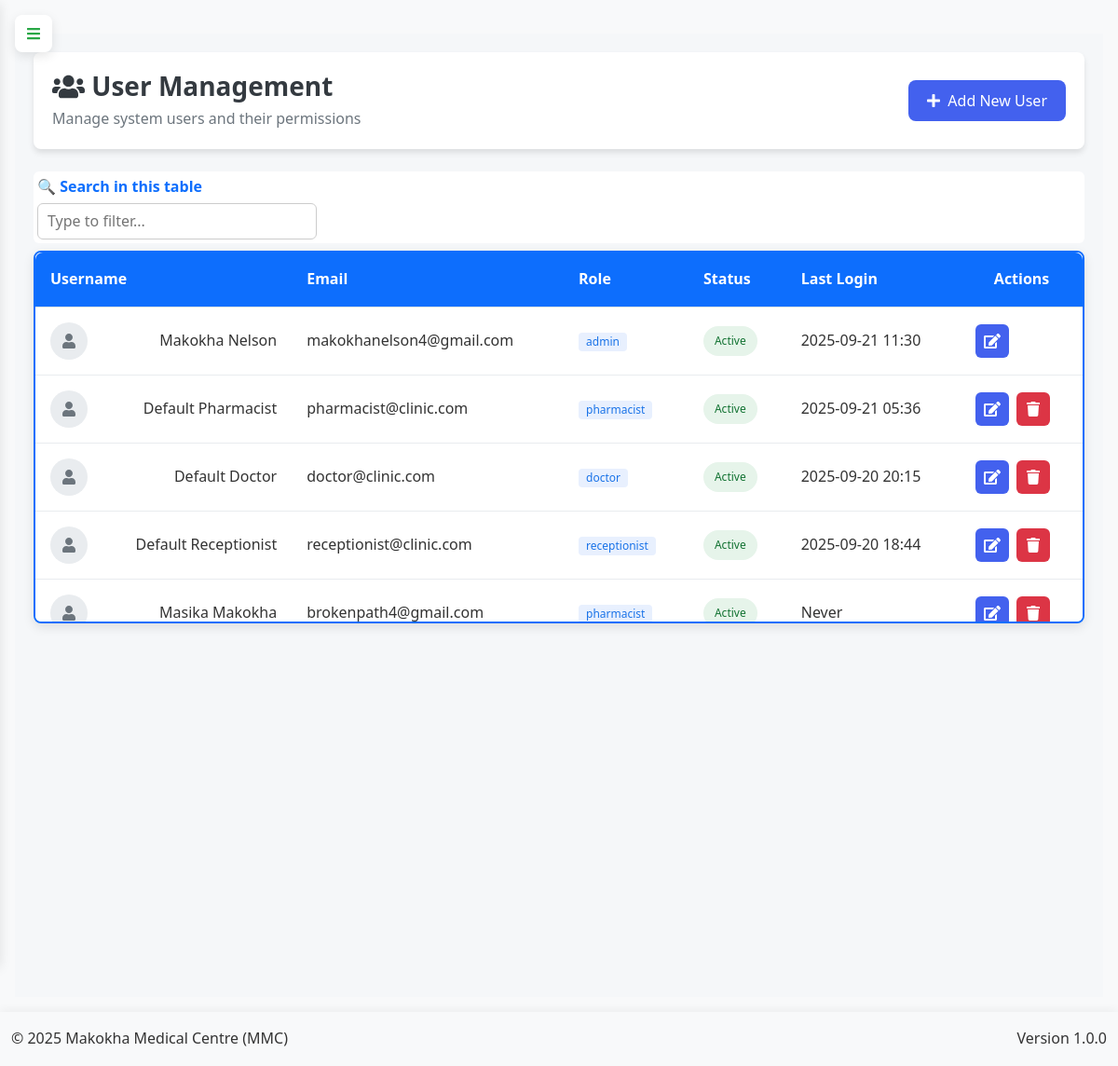
Before: /admin/users (signed in) with the older database file.
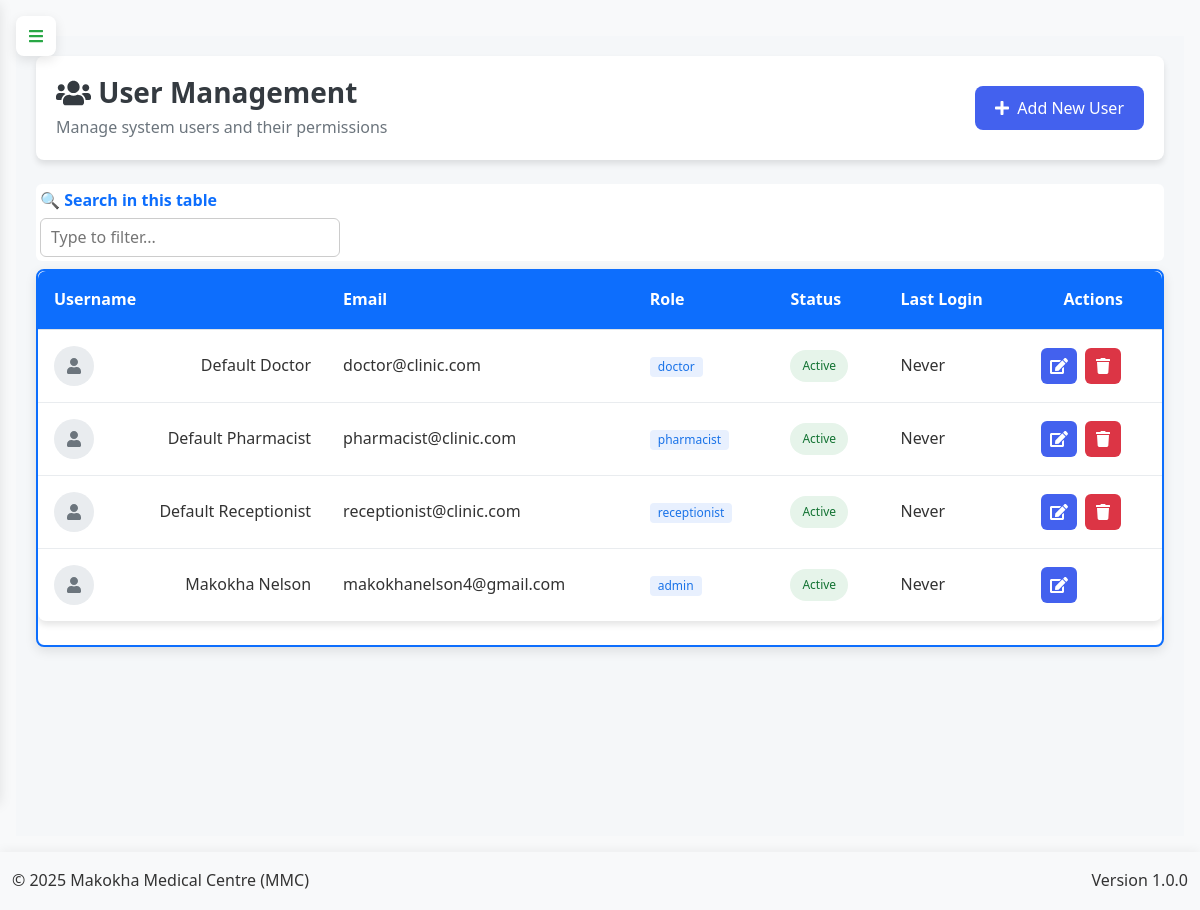
After: the same page with the newer database file.
### app.py (models this page shows, shortened)
class User(db.Model, UserMixin):
    __tablename__ = 'user'
    id = db.Column(db.Integer, primary_key=True)
    username = db.Column(db.String(50), unique=True, nullable=False)
    email = db.Column(db.String(100), unique=True, nullable=False)
    password = db.Column(db.String(200), nullable=False)
    role = db.Column(db.String(20), nullable=False, default='user')
    is_active = db.Column(db.Boolean, default=True)
    last_login = db.Column(db.DateTime)
    profile_picture = db.Column(db.String(255))
    created_at = db.Column(db.DateTime, default=lambda: datetime.now(timezone.utc))
    updated_at = db.Column(db.DateTime, default=lambda: datetime.now(timezone.utc), onupdate=lambda: datetime.now(timezone.utc))
    generated_summaries = db.relationship('PatientSummary', back_populates='generator', lazy=True)

### app.py (the view, shortened to what this page needs)
@app.route('/admin/users', methods=['GET', 'POST'])
@login_required
def manage_users():
    if current_user.role != 'admin':
        flash('Unauthorized access', 'danger')
        return redirect(url_for('home'))
    users = User.query.order_by(User.last_login.desc().nullslast(), User.username.asc()).all()
    return render_template('admin/users.html', users=users)

### app.py (called while the page is built, shortened)
@app.before_request
def initialize_data():
    global _first_request
    if not _first_request:
        return

@app.context_processor
def inject_current_date():
    return {'current_date': date.today().strftime('%Y-%m-%d')}

@app.context_processor
def inject_csrf_token():
    return dict(csrf_token=generate_csrf)

@app.context_processor
def utility_processor():
    def decrypt_data(encrypted_data):
        if not encrypted_data:
            return ""
        try:
            return Config.decrypt_data_static(encrypted_data)
        except:
            return "[Decryption Error]"
    return dict(decrypt_data=decrypt_data)

    @login_manager.user_loader
    def load_user(user_id):
        return db.session.get(User, int(user_id))

### templates/admin/users.html (shortened to what this page needs)
{% extends "base.html" %}
{% block content %}
<link rel="stylesheet" href="https://cdnjs.cloudflare.com/ajax/libs/font-awesome/6.4.0/css/all.min.css">
<link rel="stylesheet" href="https://cdn.datatables.net/1.13.6/css/dataTables.bootstrap5.min.css">
<link rel="stylesheet" href="https://cdnjs.cloudflare.com/ajax/libs/animate.css/4.1.1/animate.min.css">
<div class="user-management-container">
    <div class="dashboard-header">
        <div class="header-content">
            <div class="header-title">
                <h1><i class="fas fa-users"></i> User Management</h1>
                <p>Manage system users and their permissions</p>
            </div>
            <button class="btn btn-primary btn-with-icon" data-toggle="modal" data-target="#addUserModal">
                <i class="fas fa-plus"></i> Add New User
            </button>
        </div>
    </div>
    <table id="usersTable" class="modern-table">
        <thead>
            <tr>
                <th>Username</th>
                <th>Email</th>
                <th>Role</th>
                <th>Status</th>
                <th>Last Login</th>
                <th class="text-center">Actions</th>
            </tr>
        </thead>
        <tbody>
            {% for user in users %}
            <tr>
                <td>
                    <div class="user-cell">
                        <div class="user-avatar">
                            <i class="fas fa-user"></i>
                        </div>
                        <div class="user-info">
                            <div class="user-name">{{ user.username }}</div>
                        </div>
                    </div>
                </td>
                <td>{{ user.email }}</td>
                <td><span class="badge badge-role">{{ user.role }}</span></td>
                <td>
                    <span class="status-badge {% if user.is_active %}status-active{% else %}status-inactive{% endif %}">
                        {% if user.is_active %}Active{% else %}Inactive{% endif %}
                    </span>
                </td>
                <td>
                    {% if user.last_login %}
                        {{ user.last_login.strftime('%Y-%m-%d %H:%M') }}
                    {% else %}
                        Never
                    {% endif %}
                </td>
                <td class="action-btns">
                    <div class="btn-group">
                        <button class="action-btn btn-primary btn-edit" data-id="{{ user.id }}" data-toggle="modal" data-target="#editUserModal">
                            <i class="fas fa-edit"></i>
                        </button>
                        {% if user.id != current_user.id %}
                        <button class="action-btn btn-danger btn-delete" data-id="{{ user.id }}" data-toggle="modal" data-target="#deleteUserModal">
                            <i class="fas fa-trash"></i>
                        </button>
                        {% endif %}
                    </div>
                </td>
            </tr>
            {% endfor %}
        </tbody>
    </table>
</div>
{% endblock %}

Changed rows visible on the page:
removed User: username "Masika Makokha", email "brokenpath4@gmail.com", role "pharmacist", is_active "Active", shows "Never"
changed User "Default Doctor": last_login "2025-09-20 20:15" → (not shown); now shows "Never"; moves up the list
changed User "Default Pharmacist": last_login "2025-09-21 05:36" → (not shown); now shows "Never"; moves down the list
changed User "Default Receptionist": last_login "2025-09-20 18:44" → (not shown); now shows "Never"; moves up the list
changed User "Makokha Nelson": last_login "2025-09-21 11:30" → (not shown); now shows "Never"
